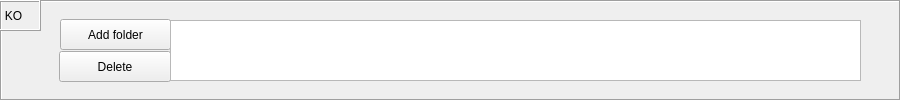
     <widget class="QFrame" name="frame_Experimental">
      <property name="geometry">
       <rect>
        <x>10</x>
        <y>20</y>
        <width>901</width>
        <height>101</height>
       </rect>
      </property>
      <property name="frameShape">
       <enum>QFrame::Box</enum>
      </property>
      <property name="frameShadow">
       <enum>QFrame::Sunken</enum>
      </property>
      <widget class="QPushButton" name="ButtonAddExpFolder">
       <property name="geometry">
        <rect>
         <x>60</x>
         <y>19</y>
         <width>111</width>
         <height>31</height>
        </rect>
       </property>
       <property name="text">
        <string>Add folder</string>
       </property>
      </widget>
      <widget class="QPushButton" name="ButtonDeleteExpFolder">
       <property name="geometry">
        <rect>
         <x>59</x>
         <y>51</y>
         <width>112</width>
         <height>31</height>
        </rect>
       </property>
       <property name="text">
        <string>Delete</string>
       </property>
      </widget>
      <widget class="QListWidget" name="listWidget_Exp">
       <property name="geometry">
        <rect>
         <x>170</x>
         <y>20</y>
         <width>691</width>
         <height>61</height>
        </rect>
       </property>
      </widget>
      <widget class="QLabel" name="label_2">
       <property name="geometry">
        <rect>
         <x>-10</x>
         <y>0</y>
         <width>51</width>
         <height>31</height>
        </rect>
       </property>
       <property name="frameShape">
        <enum>QFrame::Box</enum>
       </property>
       <property name="frameShadow">
        <enum>QFrame::Raised</enum>
       </property>
       <property name="text">
        <string>   KO</string>
       </property>
      </widget>
     </widget>
